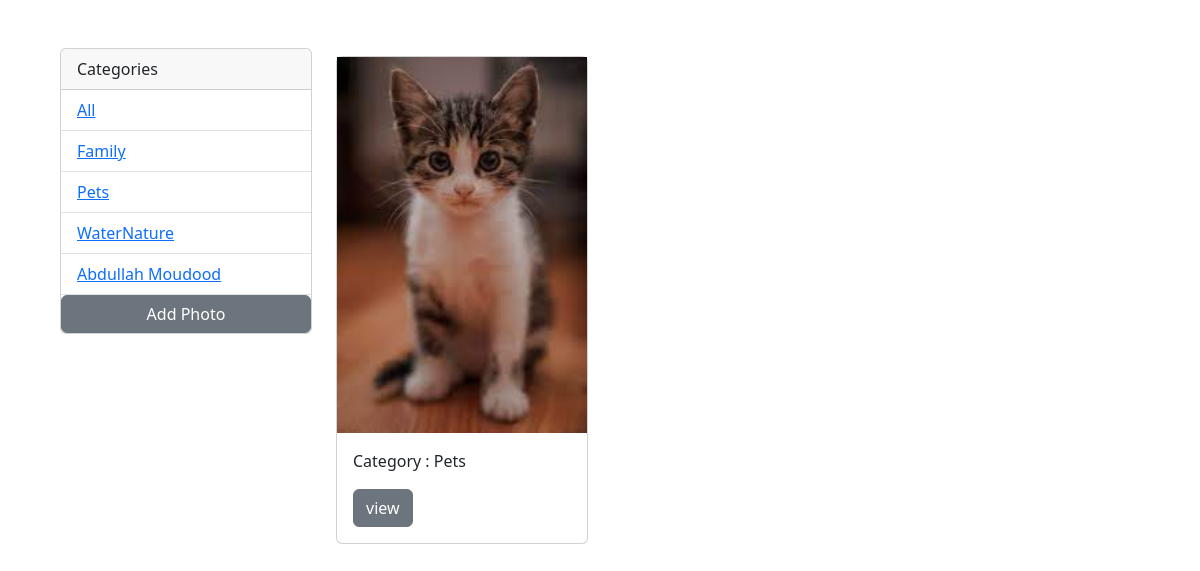
Screenshot of /?q=Pets with the database file from the repository.
### photos/models.py (models this page shows, shortened)
class Category(models.Model):
    name=models.CharField(max_length=30,null=False,blank=False)
    def __str__(self) -> str:
        return self.name

class Photo(models.Model):
    category=models.ForeignKey(Category,on_delete=models.SET_NULL,null=True,blank=False)
    image= models.ImageField(null=False,blank=False)
    description=models.TextField()

### photos/views.py (the view)
# urls.py: path('',views.gallery,name='gallery'),
def gallery(request):
    q=request.GET.get('q') if request.GET.get('q') != None else ''
    cat=Category.objects.all()
    photos= Photo.objects.filter(Q(category__name__contains=q))
    context={
        'category':cat,
        'photos':photos
    }
    return render(request,'photos/gallery.html',context)

### photos/templates/photos/gallery.html (shortened to what this page needs)
<!DOCTYPE html>
<html lang="en">
  <head>
    <link
      href="https://cdn.jsdelivr.net/npm/bootstrap@5.3.0/dist/css/bootstrap.min.css"
      rel="stylesheet"
    />
  </head>
  <body class="m-5">
    <div class="container">
      <div class="row">
        <div class="col-md-3">
          <div class="card">
            <div class="card-header">Categories</div>
            <ul class="list-group list-group-flush">
              <li class="list-group-item">
                <a href="{% url 'photos:gallery' %}">All</a>
              </li>
              {% for cat in category %}
              <li class="list-group-item">
                <a href="{% url 'photos:gallery' %}?q={{cat.name}}"
                  >{{cat.name}}</a
                >
              </li>
              {% endfor %}
              <a href="{% url 'photos:add' %}" class="btn btn-secondary"
                >Add Photo</a
              >
            </ul>
          </div>
        </div>
        <div class="col-md-9">
          <div class="row">
            {% for i in photos %}
            <div class="col-md-4">
              <div class="card my-2">
                <img src="{{ i.image.url }}" alt="This is an image" />
                <div class="card-body">
                  <p>Category : {{ i.category }}</p>
                  <a
                    href="{% url 'photos:photos' i.id %}"
                    class="btn btn-secondary"
                    >view</a
                  >
                </div>
              </div>
            </div>
            {% endfor %}
          </div>
        </div>
      </div>
    </div>
  </body>
</html>

### rows the page displays
Category: name "Family"
Category: name "Pets"
Category: name "WaterNature"
Category: name "Abdullah Moudood"
Photo: image (picture), category "Pets"
